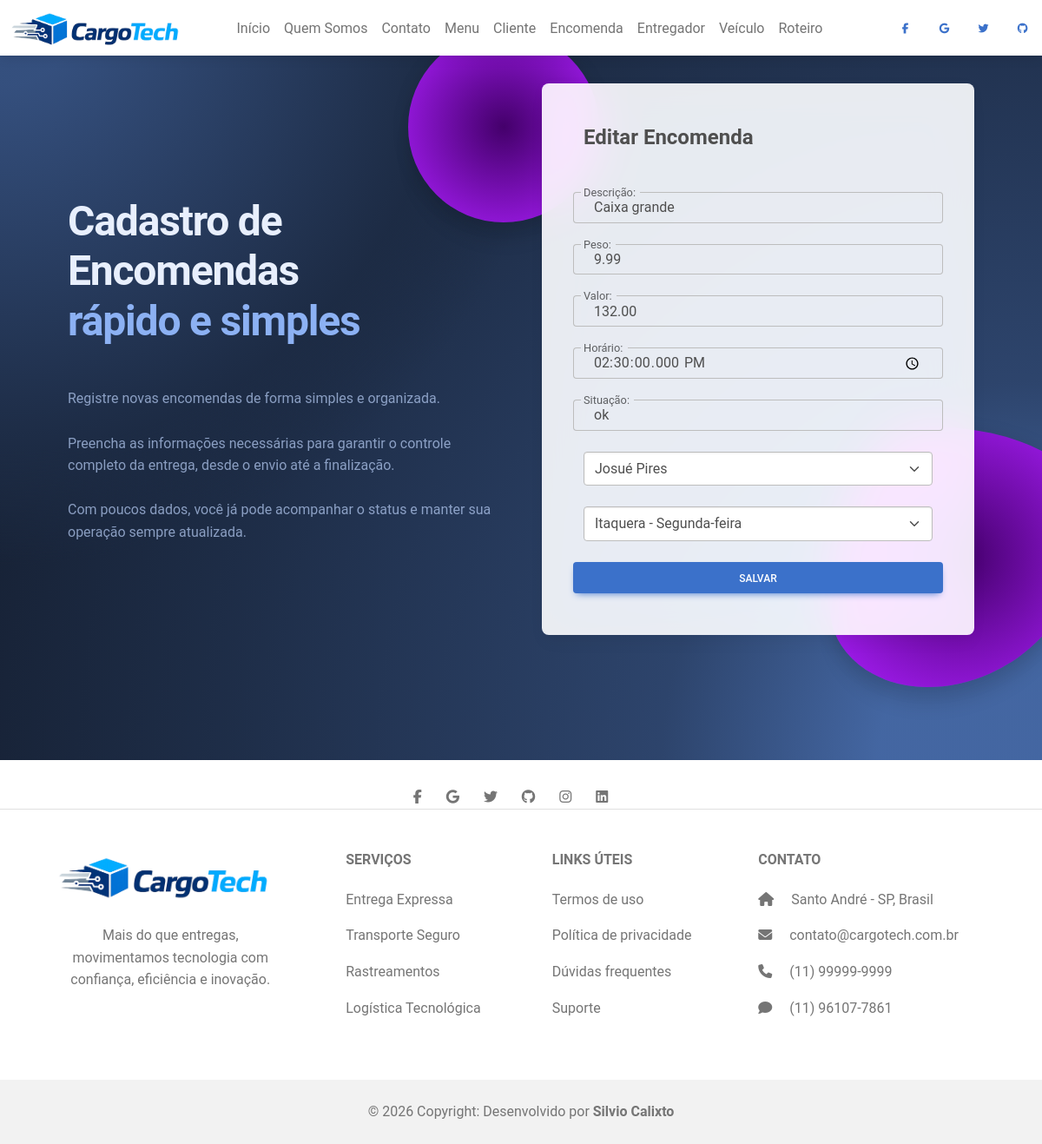
The page /telas/encomenda/editar.php?id=1 on the database its author committed.
### tables this page shows
create table encomenda (
	codigo int not null primary key auto_increment,
    descricao varchar(200),
    peso decimal(3,2),
    valorDeclarado decimal(5,2),
    horarioPrevisto time,
    situacao varchar(10),
    codigoCliente int,
    codigoRoteiroEntrega int
);

create table cliente (
	codigo int not null primary key auto_increment,
    nome varchar(45),
    cnpj varchar(20),
    telefone varchar(17),
    codigoEndereco int
);

create table roteiroEntrega (
	codigo int not null primary key auto_increment,
    regiaoEntrega varchar(45),
    diaEntrega varchar(15),
    codigoEntregador int,
    codigoVeiculo int
);

### DAO/conexao.php (called while the page is built, shortened)
<?php
  class Conexao {
    function conectar() {
      try {
        $conn = mysqli_connect('localhost',
                               'root',
                               '',
                               'entregas');
      if($conn) {
        return $conn;
      }
      }
      catch(Exception $erro)
      {
        return "Algo deu errado!<br><br> $erro";
      }
    }
  }
?>

### DAO/EncomendaDAO.php (called while the page is built, shortened)
<?php
require_once(__DIR__ . '/conexao.php');
class EncomendaDAO {
    private $conn;
    public function __construct() {
        $conexao = new Conexao();
        $this->conn = $conexao->conectar();
    }
    public function buscarPorId($id) {
        $sql = "SELECT * FROM encomenda WHERE codigo = $id";
        $result = mysqli_query($this->conn, $sql);
        return mysqli_fetch_assoc($result);
    }
}

### telas/encomenda/editar.php (the view, shortened to what this page needs)
<?php
require_once('../../DAO/EncomendaDAO.php');
require_once('../../DAO/conexao.php');
$dao = new EncomendaDAO();
$conn = (new Conexao())->conectar();
$id = $_GET['id'];
$encomenda = $dao->buscarPorId($id);
$clientes = mysqli_query($conn, "SELECT * FROM cliente");
$roteiros = mysqli_query($conn, "SELECT * FROM roteiroEntrega");
?>
<!doctype html>
<html lang="pt-br">
  <head>
    <link rel="stylesheet" href="../../css/style.css">
    <link rel="stylesheet" href="https://cdnjs.cloudflare.com/ajax/libs/font-awesome/6.7.2/css/all.min.css">
    <link href="https://cdnjs.cloudflare.com/ajax/libs/mdb-ui-kit/6.4.0/mdb.min.css" rel="stylesheet"/>
    </head>
  <body>
    <header>
        <nav class="navbar navbar-expand-lg bg-body fixed-top" >
          <div class="container-fluid">
            <div class="collapse navbar-collapse " id="navbarExample01">
            <a href="../../index.php"><img src="../../img/logo.png" alt="" width="200px"></a>
              <ul class="navbar-nav mx-auto mb-2 mb-lg-0">
                <li class="nav-item active">
                  <a class="nav-link" aria-current="page" href="../../index.php">Início</a>
                </li>
                <li class="nav-item">
                  <a class="nav-link " href="../institucional/sobre.php">Quem Somos</a>
                </li>
                <li class="nav-item">
                  <a class="nav-link" href="../institucional/contato.php">Contato</a>
                </li>
                <li class="nav-item">
                  <a class="nav-link" href="../institucional/menu.php"> Menu</a>
                </li>
                <li class="nav-item">
                  <a class="nav-link" href="../cliente/listar.php">Cliente</a>
                </li>
                <li class="nav-item">
                  <a class="nav-link" href="../encomenda/listar.php">Encomenda</a>
                </li>
                <li class="nav-item">
                  <a class="nav-link" href="../entregador/listar.php">Entregador</a>
                </li>
                <li class="nav-item">
                  <a class="nav-link" href="../veiculo/listar.php">Veículo</a>
                </li>
                <li class="nav-item">
                  <a class="nav-link" href="../roteiro/listar.php">Roteiro</a>
                </li>
              </ul>
            </div>
          </div>
          <button  type="button" data-mdb-button-init data-mdb-ripple-init class="btn btn-link btn-floating mx-1">
                    <i class="fab fa-facebook-f"></i>
                  </button>
                  <button  type="button" data-mdb-button-init data-mdb-ripple-init class="btn btn-link btn-floating mx-1">
                    <i class="fab fa-google"></i>
                  </button>
                  <button  type="button" data-mdb-button-init data-mdb-ripple-init class="btn btn-link btn-floating mx-1">
                    <i class="fab fa-twitter"></i>
                  </button>
                  <button  type="button" data-mdb-button-init data-mdb-ripple-init class="btn btn-link btn-floating mx-1">
                    <i class="fab fa-github"></i>
                  </button>
        </nav>
      </header>
<section class="background-radial-gradient overflow-hidden">
    <div class="container px-4 py-5 px-md-5 text-center text-lg-start my-5">
      <div class="row gx-lg-5 align-items-center mb-5">
        <div class="col-lg-6 mb-5 mb-lg-0" style="z-index: 10">
          <h1 class="my-5 display-5 fw-bold ls-tight" style="color: hsl(218, 81%, 95%)">
          Cadastro de Encomendas<br />
            <span style="color: hsl(218, 81%, 75%)">rápido e simples</span>
          </h1>
          <p class="mb-4 opacity-70" style="color: hsl(218, 81%, 85%)">
            Registre novas encomendas de forma simples e organizada.<br><br>
            Preencha as informações necessárias para garantir o controle
            completo da entrega, desde o envio até a finalização.<br><br>
            Com poucos dados, você já pode acompanhar o status
            e manter sua operação sempre atualizada.
          </p>
        </div>
        <div class="col-lg-6 mb-5 mb-lg-0 position-relative">
          <div id="radius-shape-1" class="position-absolute rounded-circle shadow-5-strong"></div>
          <div class="card bg-glass">
            <div class="card-body px-4 py-5 px-md-5">
              <form method="POST">
                <div class="row">
                <h4 class="mb-5 text-left"><strong>Editar Encomenda</strong></h4>
                <div data-mdb-input-init class="form-outline mb-4">
                  <input type="text" id="form3Example4" class="form-control" name="descricao" value="<?= $encomenda['descricao'] ?? '' ?>"/>
                  <label class="form-label" for="form3Example4">Descrição: </label>
                </div>
                <div data-mdb-input-init class="form-outline mb-4">
                  <input type="number" id="form3Example4" class="form-control" step="0.01" name="peso" value="<?= $encomenda['peso'] ?? '' ?>"/>
                  <label class="form-label" for="form3Example4">Peso: </label>
                </div>
                <div data-mdb-input-init class="form-outline mb-4">
                  <input type="number" id="form3Example4" class="form-control" step="0.01" name="valor" value="<?= $encomenda['valorDeclarado'] ?? '' ?>"/>
                  <label class="form-label" for="form3Example4">Valor: </label>
                </div>
                <div data-mdb-input-init class="form-outline mb-4">
                  <input type="time" id="form3Example4" class="form-control" step="0.01" name="horario" value="<?= $encomenda['horarioPrevisto'] ?? '' ?>"/>
                  <label class="form-label" for="form3Example4">Horário: </label>
                </div>
                <div data-mdb-input-init class="form-outline mb-4">
                  <input type="text" id="form3Example4" class="form-control" step="0.01" name="situacao" value="<?= $encomenda['situacao'] ?? '' ?>"/>
                  <label class="form-label" for="form3Example4">Situação: </label>
                </div>
<div class="form-outline mb-4">
  <select class="form-select" name="cliente" required>
    <?php while($c = mysqli_fetch_assoc($clientes)){ ?>
      <option value="<?= $c['codigo'] ?>"
        <?= ($c['codigo'] == ($encomenda['codigoCliente'] ?? 0)) ? 'selected' : '' ?>>
        <?= $c['nome'] ?>
      </option>
    <?php } ?>
  </select>
</div>
<div class="form-outline mb-4">
  <select class="form-select" name="roteiro" required>
    <?php while($r = mysqli_fetch_assoc($roteiros)){ ?>
      <option value="<?= $r['codigo'] ?>"
        <?= ($r['codigo'] == ($encomenda['codigoRoteiroEntrega'] ?? 0)) ? 'selected' : '' ?>>
        <?= $r['regiaoEntrega'] ?> - <?= $r['diaEntrega'] ?>
      </option>
    <?php } ?>
  </select>
</div>
                <button data-mdb-button-init data-mdb-ripple-init class="btn btn-primary btn-block-mb-4">Salvar</button>
              </form>
            </div>
          </div>
        </div>
      </div>
    </div>
  </section>
        <footer class="text-center text-lg-start bg-body-tertiary text-muted">
    <section class="d-flex justify-content-center border-bottom">
      <div>
        <a href="" class="me-4 text-reset">
          <i class="fab fa-facebook-f"></i>
        </a>
        <a href="" class="me-4 text-reset">
          <i class="fab fa-google"></i>
        </a>
        <a href="" class="me-4 text-reset">
          <i class="fab fa-twitter"></i>
        <a href="" class="me-4 text-reset">
          <i class="fab fa-github"></i>
        </a>
        <a href="" class="me-4 text-reset">
          <i class="fab fa-instagram"></i>
        </a>
        <a href="" class="me-4 text-reset">
          <i class="fab fa-linkedin"></i>
        </a>
      </div>
    </section>
    <section class="">
      <div class="container text-center text-md-start mt-5">
        <div class="row mt-3">
          <div class="col-md-3 col-lg-4 col-xl-3 mx-auto mb-4">
              <img src="../../img/logo.png" alt="" width="250px">
              <br><br>
            <p class="text-center">
            Mais do que entregas, movimentamos tecnologia com confiança, eficiência e inovação.
            </p>
          </div>
          <div class="col-md-2 col-lg-2 col-xl-2 mx-auto mb-4">
            <h6 class="text-uppercase fw-bold mb-4">
            Serviços
            </h6>
            <p>
              <a href="#!" class="text-reset">Entrega Expressa</a>
            </p>
            <p>
              <a href="#!" class="text-reset">Transporte Seguro</a>
            </p>
            <p>
              <a href="#!" class="text-reset">Rastreamentos</a>
            </p>
            <p>
              <a href="#!" class="text-reset">Logística Tecnológica</a>
            </p>
          </div>
          <div class="col-md-3 col-lg-2 col-xl-2 mx-auto mb-4">
            <h6 class="text-uppercase fw-bold mb-4">
            Links úteis
            </h6>
            <p>
              <a href="#!" class="text-reset">Termos de uso</a>
            </p>
            <p>
              <a href="#!" class="text-reset">Política de privacidade</a>
            </p>
            <p>
              <a href="#!" class="text-reset">Dúvidas frequentes</a>
            </p>
            <p>
              <a href="#!" class="text-reset">Suporte</a>
            </p>
          </div>
          <div class="col-md-4 col-lg-3 col-xl-3 mx-auto mb-md-0 mb-4">
            <h6 class="text-uppercase fw-bold mb-4">Contato</h6>
            <p><i class="fas fa-home me-3"></i> Santo André - SP, Brasil</p>
            <p>
              <i class="fas fa-envelope me-3"></i>
              contato@cargotech.com.br
            </p>
            <p><i class="fas fa-phone me-3"></i> (11) 99999-9999</p>
            <p><i class="fa-solid fa-comment me-3"></i> (11) 96107-7861</p>
          </div>
        </div>
      </div>
    </section>
    <div class="text-center p-4" style="background-color: rgba(0, 0, 0, 0.05);">
      © 2026 Copyright: Desenvolvido por
      <a class="text-reset fw-bold" href="https://github.com/SilvioCalixto" target="_blank">Silvio Calixto</a>
    </div>
  </footer>
  </body>
</html>

### css/style.css (style rules this page uses)
section { margin-bottom: 30px; }
.background-radial-gradient { background-color: hsl(218, 41%, 15%); background-image: radial-gradient(650px circle at 0% 0%, hsl(218, 41%, 35%) 15%, hsl(218, 41%, 30%) 35%, hsl(218, 41%, 20%) 75%, hsl(218, 41%, 19%) 80%, transparent 100%), radial-gradient(1250px circle at 100% 100%, hsl(218, 41%, 45%) 15%, hsl(218, 41%, 30%) 35%, hsl(218, 41%, 20%) 75%, hsl(218, 41%, 19%) 80%, transparent 100%); }
#radius-shape-1 { height: 220px; width: 220px; top: -60px; left: -130px; background: radial-gradient(#44006b, #ad1fff); overflow: hidden; }
.bg-glass { background-color: hsla(0, 0%, 100%, 0.9) !important; backdrop-filter: saturate(200%) blur(25px); }

### telas/encomenda/editar.php (style rules this page uses)
.background-radial-gradient { background-color: hsl(218, 41%, 15%); background-image: radial-gradient(650px circle at 0% 0%, hsl(218, 41%, 35%) 15%, hsl(218, 41%, 30%) 35%, hsl(218, 41%, 20%) 75%, hsl(218, 41%, 19%) 80%, transparent 100%), radial-gradient(1250px circle at 100% 100%, hsl(218, 41%, 45%) 15%, hsl(218, 41%, 30%) 35%, hsl(218, 41%, 20%) 75%, hsl(218, 41%, 19%) 80%, transparent 100%); }
#radius-shape-1 { height: 220px; width: 220px; top: -60px; left: -130px; background: radial-gradient(#44006b, #ad1fff); overflow: hidden; }
.bg-glass { background-color: hsla(0, 0%, 100%, 0.9) !important; backdrop-filter: saturate(200%) blur(25px); }

### rows shown on the page
encomenda: descricao "Caixa grande", peso "9.99", valor "132.00", horario "14:30:00", situacao "ok", cliente "Josué Pires", roteiro "Itaquera - Segunda-feira"
